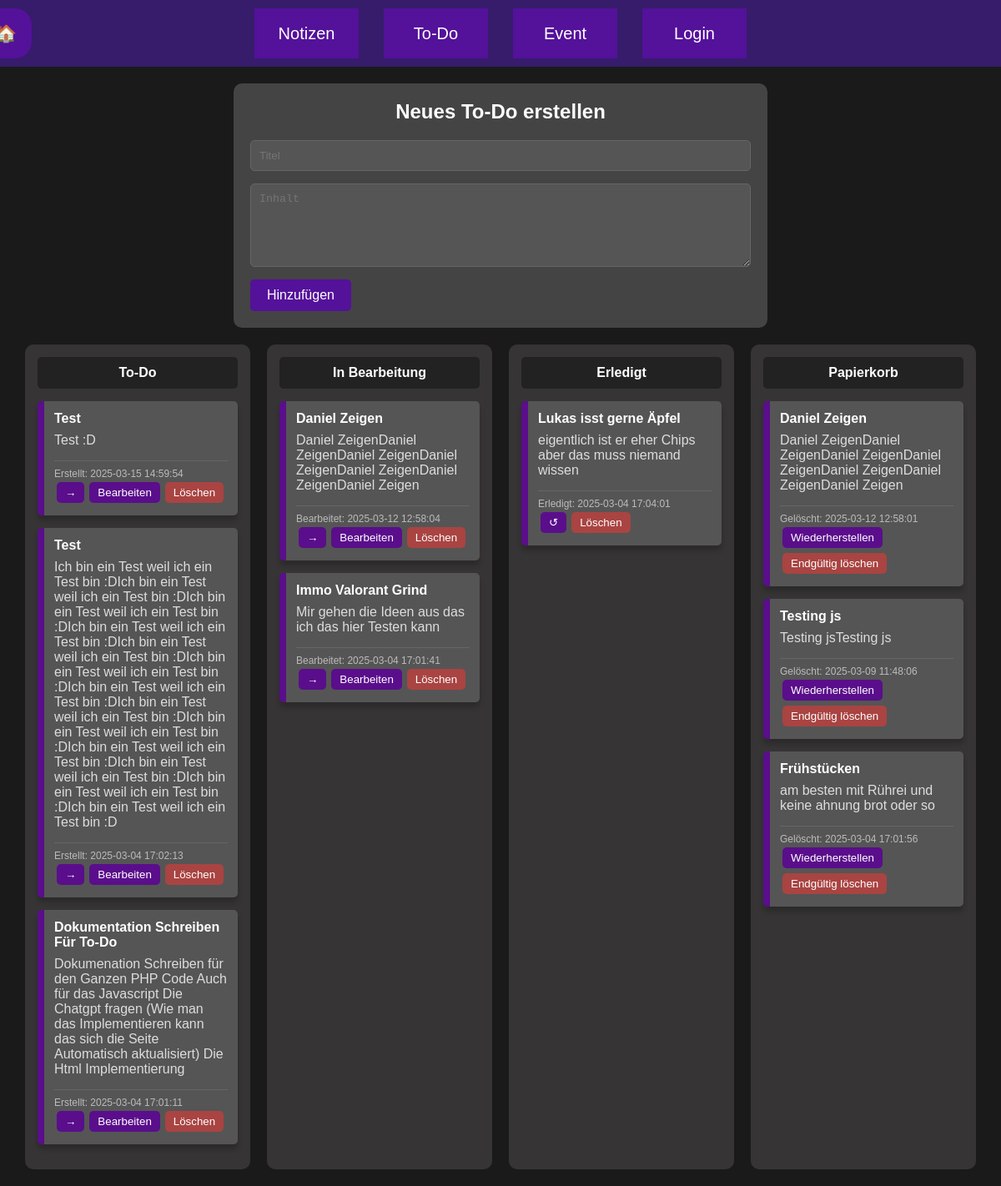
Before: /todo/todo.php (signed in) with the older database file.
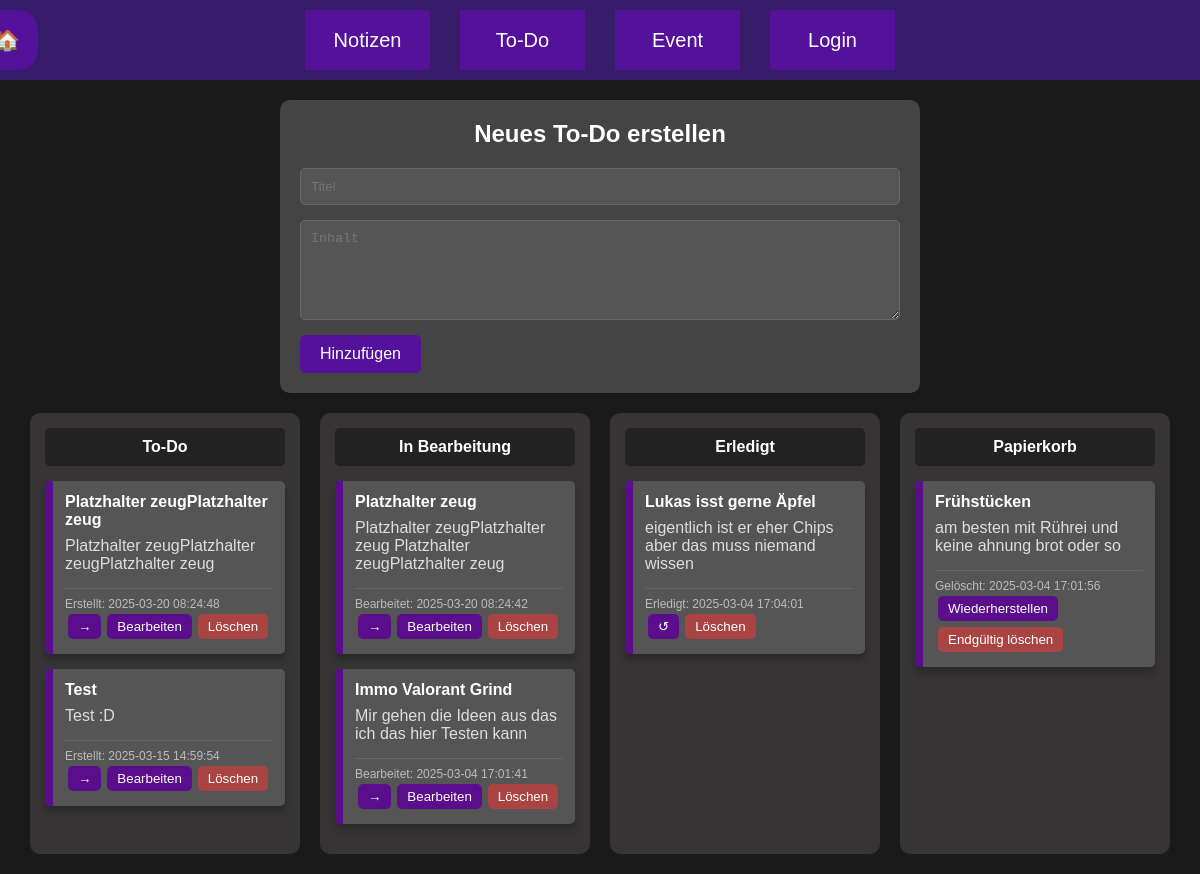
After: the same page with the newer database file.
### tables this page shows
CREATE TABLE "todo" (
	"userid"	INTEGER NOT NULL,
	"todoid"	INTEGER NOT NULL UNIQUE,
	"todo_titel"	TEXT NOT NULL,
	"todo_inhalt"	TEXT NOT NULL,
	"todo_status"	TEXT NOT NULL,
	"todo_erstellt"	TEXT NOT NULL,
	PRIMARY KEY("todoid" AUTOINCREMENT)
);

### todo/todo.php (the view, shortened to what this page needs)
<?php
try {
    $db = new PDO('sqlite:' . __DIR__ . '/../database/projektdatenbank.db');
    $db->setAttribute(PDO::ATTR_ERRMODE, PDO::ERRMODE_EXCEPTION);
} catch (PDOException $e) {
    die("Datenbankverbindung fehlgeschlagen: " . $e->getMessage());
}
?>
<!DOCTYPE html>
<html lang="en">
<head>
    <link rel="stylesheet" href="../nav.css">
    <link rel="stylesheet" href="todo.css">
</head>
<body>
    <nav>
        <a class="homebutton" href="../index.html">🏠</a>
        <a href="../notes/notizen.php">Notizen</a>
        <a href="../todo/todo.php">To-Do</a>
        <a href="../event/event.php">Event</a>
        <a href="../user/login.php">Login</a>
    </nav>
    <div class="todo-form">
        <form method="POST" action="">
            <h2>Neues To-Do erstellen</h2>
            <input type="text" name="todo_titel" placeholder="Titel" required>
            <textarea name="todo_inhalt" placeholder="Inhalt" required></textarea>
            <button type="submit" name="neue_todo">Hinzufügen</button>
        </form>
    </div>
    <div class="todo-container">
        <div class="todo-zustand">
            <div class="todo-ueberschrift">To-Do</div>
            <?php
            $stmt = $db->prepare("SELECT * FROM todo WHERE userid = :userid AND todo_status = 1 ORDER BY todo_erstellt DESC");
            $stmt->bindParam(':userid', $_SESSION['sesid']);
            $stmt->execute();
            while ($todo = $stmt->fetch(PDO::FETCH_ASSOC)) {
                echo '<div class="todo-zeug" data-id="' . $todo['todoid'] . '">';
                echo '<div class="todo-titel">' . $todo['todo_titel'] . '</div>';
                echo '<div class="todo-inhalt">' . $todo['todo_inhalt'] . '</div>';
                echo '<div class="todo-zeit">Erstellt: ' . $todo['todo_erstellt'] . '</div>';
                echo '<div class="todo-knopf">';
                echo '<form method="POST" style="display: inline;">';
                echo '<button type="submit" name="todo_status" class="bearbeiten_knopf">→</button>';
                echo '</form>';
                echo '<button class="bearbeiten_knopf">Bearbeiten</button>';
                echo '<form method="POST" style="display: inline;">';
                echo '<button type="submit" name="todo_loeschen" class="loesch_knopf">Löschen</button>';
                echo '</form>';
                echo '</div>';
                echo '</div>';
            }
            ?>
        </div>
        <div class="todo-zustand">
            <div class="todo-ueberschrift">In Bearbeitung</div>
            <?php
            $stmt = $db->prepare("SELECT * FROM todo WHERE userid = :userid AND todo_status = 2 ORDER BY todo_erstellt DESC");
            $stmt->bindParam(':userid', $_SESSION['sesid']);
            $stmt->execute();
            while ($todo = $stmt->fetch(PDO::FETCH_ASSOC)) {
                echo '<div class="todo-zeug" data-id="' . $todo['todoid'] . '">';
                echo '<div class="todo-titel">' . $todo['todo_titel'] . '</div>';
                echo '<div class="todo-inhalt">' . $todo['todo_inhalt'] . '</div>';
                echo '<div class="todo-zeit">Bearbeitet: ' . $todo['todo_erstellt'] . '</div>';
                echo '<div class="todo-knopf">';
                echo '<form method="POST" style="display: inline;">';
                echo '<button type="submit" name="todo_status" class="bearbeiten_knopf">→</button>';
                echo '</form>';
                echo '<button class="bearbeiten_knopf">Bearbeiten</button>';
                echo '<form method="POST" style="display: inline;">';
                echo '<button type="submit" name="todo_loeschen" class="loesch_knopf">Löschen</button>';
                echo '</form>';
                echo '</div>';
                echo '</div>';
            }
            ?>
        </div>
        <div class="todo-zustand">
            <div class="todo-ueberschrift">Erledigt</div>
            <?php
            $stmt = $db->prepare("SELECT * FROM todo WHERE userid = :userid AND todo_status = 3 ORDER BY todo_erstellt DESC");
            $stmt->bindParam(':userid', $_SESSION['sesid']);
            $stmt->execute();
            while ($todo = $stmt->fetch(PDO::FETCH_ASSOC)) {
                echo '<div class="todo-zeug" data-id="' . $todo['todoid'] . '">';
                echo '<div class="todo-titel">' . $todo['todo_titel'] . '</div>';
                echo '<div class="todo-inhalt">' . $todo['todo_inhalt'] . '</div>';
                echo '<div class="todo-zeit">Erledigt: ' . $todo['todo_erstellt'] . '</div>';
                echo '<div class="todo-knopf">';
                echo '<form method="POST" style="display: inline;">';
                echo '<button type="submit" name="todo_status" class="bearbeiten_knopf">↺</button>';
                echo '</form>';
                echo '<form method="POST" style="display: inline;">';
                echo '<button type="submit" name="todo_loeschen" class="loesch_knopf">Löschen</button>';
                echo '</form>';
                echo '</div>';
                echo '</div>';
            }
            ?>
        </div>
        <div class="todo-zustand">
            <div class="todo-ueberschrift">Papierkorb</div>
            <?php
            $stmt = $db->prepare("SELECT * FROM todo WHERE userid = :userid AND todo_status = 4 ORDER BY todo_erstellt DESC LIMIT 10");
            $stmt->bindParam(':userid', $_SESSION['sesid']);
            $stmt->execute();
            while ($todo = $stmt->fetch(PDO::FETCH_ASSOC)) {
                echo '<div class="todo-zeug" data-id="' . $todo['todoid'] . '">';
                echo '<div class="todo-titel">' . $todo['todo_titel'] . '</div>';
                echo '<div class="todo-inhalt">' . $todo['todo_inhalt'] . '</div>';
                echo '<div class="todo-zeit">Gelöscht: ' . $todo['todo_erstellt'] . '</div>';
                echo '<div class="todo-knopf">';
                echo '<form method="POST" style="display: inline;">';
                echo '<button type="submit" name="todo_status" class="bearbeiten_knopf">Wiederherstellen</button>';
                echo '</form>';
                echo '<form method="POST" style="display: inline;">';
                echo '<button type="submit" name="todo_permanent_loeschen" class="loesch_knopf">Endgültig löschen</button>';
                echo '</form>';
                echo '</div>';
                echo '</div>';
            }
            ?>
        </div>
    </div>
</body>
</html>

### nav.css (style rules this page uses)
body { font-family: Helvetica; margin-top: 0px; margin-right: 0px; margin-left: 0px; }
nav { background-color: #361c6a; width: 100%; height: 80px; justify-content: center; display: flex; }
.homebutton { position: absolute; display: inline-block; background-color: #54119a; width: 60px; height: 60px; color: white; text-align: center; text-decoration: none; line-height: 60px; margin-right: 1200px; margin-top: 10px; border-radius: 20px; }
nav a { display: inline-block; background-color: #54119a; width: 125px; height: 60px; font-size: 20px; color: white; text-align: center; text-decoration: none; line-height: 60px; margin-top: 10px; margin-left: 15px; margin-right: 15px; }

### todo/todo.css (style rules this page uses)
body { background-color: #1a1a1a; color: #fff; font-family: sans-serif; }
.todo-form { width: 80%; max-width: 600px; margin: 20px auto; padding: 20px; background-color: #444; border-radius: 10px; }
.todo-form h2 { color: #fff; text-align: center; margin-top: 0; }
.todo-form input, .todo-form textarea { display: block; width: 100%; padding: 10px; margin-bottom: 15px; background-color: #555; color: #fff; border: 1px solid #666; border-radius: 5px; box-sizing: border-box; }
.todo-form textarea { min-height: 100px; }
.todo-form button { background-color: #54119a; color: white; border: none; padding: 10px 20px; border-radius: 5px; cursor: pointer; font-size: 16px; }
.todo-container { display: flex; justify-content: space-between; width: 95%; margin: 20px auto; gap: 20px; }
.todo-zustand { flex: 1; background-color: #363434; border-radius: 10px; padding: 15px; }
.todo-ueberschrift { background-color: #222; color: white; text-align: center; padding: 10px; border-radius: 5px; margin-bottom: 15px; font-weight: bold; }
.todo-zeug { background-color: #555; border-left: 8px solid #5a0e8b; border-radius: 5px; margin-bottom: 15px; padding: 12px; box-shadow: 0 6px 6px rgba(0,0,0,0.2); }
.todo-titel { font-weight: bold; color: #fff; margin-bottom: 8px; }
.todo-inhalt { margin-bottom: 15px; color: #ddd; }
.todo-zeit { font-size: 12px; color: #bbb; border-top: 1px solid #666; padding-top: 8px; margin-top: 8px; }
.bearbeiten_knopf, .loesch_knopf { background-color: #5a0e8b; color: white; border: none; padding: 5px 10px; border-radius: 5px; cursor: pointer; margin: 3px; }
.loesch_knopf { background-color: #a94442; }

Changed rows visible on the page:
no longer on this page (row edited): todo: todo_titel "Test", todo_inhalt "Ich bin ein Test weil ich ein Test bin :DIch bin ein Test weil ich ein Test bin :DIch bin ein Test weil ich ein Test bin :DIch bin ein Test weil ich ein Test bin :DIch bin ein Test weil ich ein Test bin :DIch bin ein Test weil ich ein Test bin :DIch bin ein Test weil ich ein Test bin :DIch bin ein Test weil ich ein Test bin :DIch bin ein Test weil ich ein Test bin :DIch bin ein Test weil ich ein Test bin :DIch bin ein Test weil ich ein Test bin :DIch bin ein Test weil ich ein Test bin :DIch bin ein Test weil ich ein Test bin :D", todo_erstellt "2025-03-04 17:02:13", shown under "Neues To-Do erstellen"
removed todo: todo_titel "Dokumentation Schreiben Für To-Do", todo_inhalt "Dokumenation Schreiben für den Ganzen PHP Code Auch für das Javascript Die Chatgpt fragen (Wie man das Implementieren kann das sich die Seite Automatisch aktualisiert) Die Html Implementierung", todo_erstellt "2025-03-04 17:01:11", shown under "Neues To-Do erstellen"
removed todo: todo_titel "Daniel Zeigen", todo_inhalt "Daniel ZeigenDaniel ZeigenDaniel ZeigenDaniel ZeigenDaniel ZeigenDaniel ZeigenDaniel Zeigen", todo_erstellt "2025-03-12 12:58:04"
removed todo: todo_titel "Daniel Zeigen", todo_inhalt "Daniel ZeigenDaniel ZeigenDaniel ZeigenDaniel ZeigenDaniel ZeigenDaniel ZeigenDaniel Zeigen", todo_erstellt "2025-03-12 12:58:01"
removed todo: todo_titel "Testing js", todo_inhalt "Testing jsTesting js", todo_erstellt "2025-03-09 11:48:06"
added todo: todo_titel "Platzhalter zeugPlatzhalter zeug", todo_inhalt "Platzhalter zeugPlatzhalter zeugPlatzhalter zeug", todo_erstellt "2025-03-20 08:24:48", shown under "Neues To-Do erstellen"
added todo: todo_titel "Platzhalter zeug", todo_inhalt "Platzhalter zeugPlatzhalter zeug Platzhalter zeugPlatzhalter zeug", todo_erstellt "2025-03-20 08:24:42"
